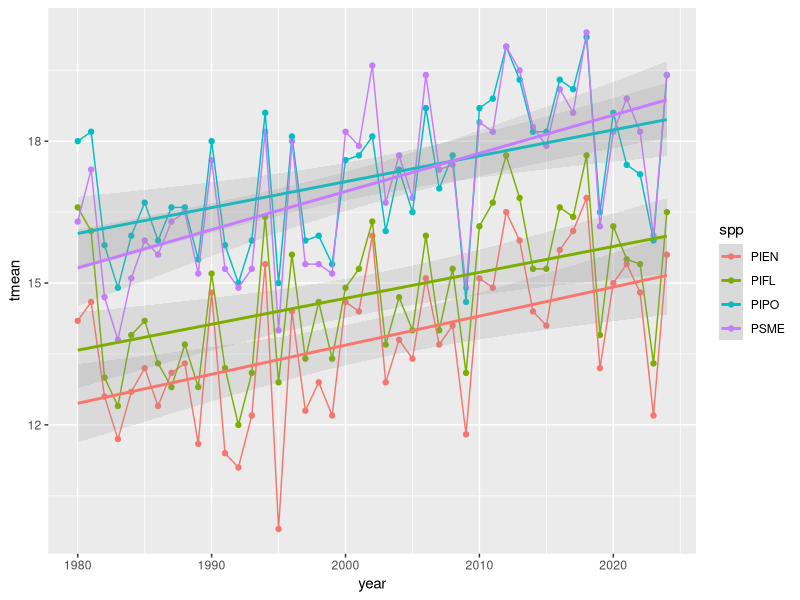
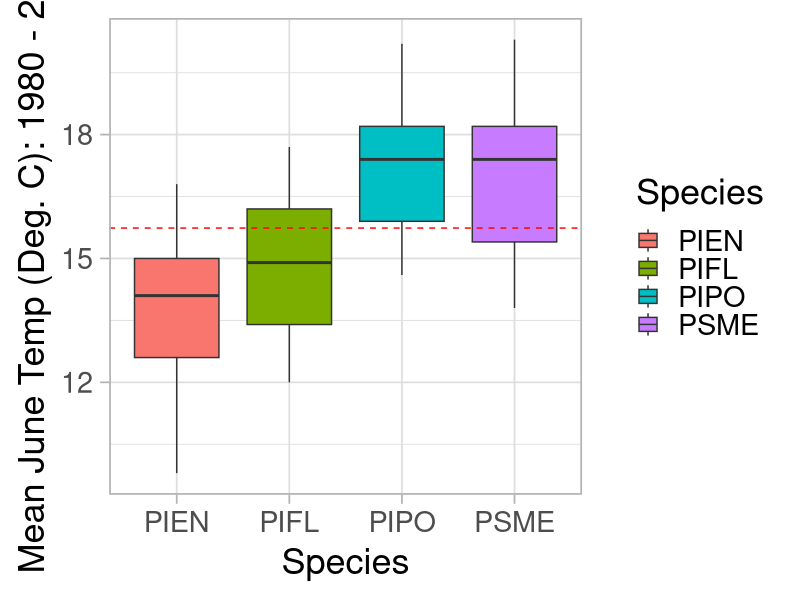
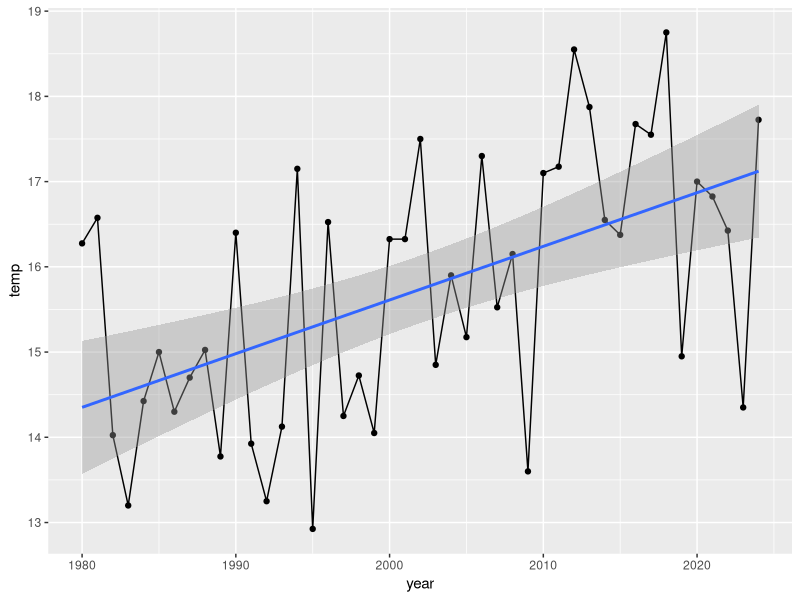

Reproduce these figures in R, in order.
library(tidyverse)

# Data acquired from PRISM explorer (https://prism.oregonstate.edu/explorer/) on Friday, June 13th, 2025
# see acquisition parameters in original CSVs

#Ponderosa Pine (PIPO)
pipo <- read_csv("data/Provenance_Climate/PIPO_PRISM.csv")[10:55,]
names(pipo) <- pipo[1,1:4]
pipo <- pipo[-1,]
pipo$spp <- "PIPO"

#Limber Pine (PIFL)
pifl <- read_csv("data/Provenance_Climate/PIFL_PRISM.csv")[10:55,]
names(pifl) <- pifl[1,1:4]
pifl <- pifl[-1,]
pifl$spp <- "PIFL"

#Douglas Fir (PSME)
psme <- read_csv("data/Provenance_Climate/PSME_PRISM.csv")[10:55,]
names(psme) <- psme[1,1:4]
psme <- psme[-1,]
psme$spp <- "PSME"

#Engelmann Spruce (PIEN)
pien <- read_csv("data/Provenance_Climate/PIEN_PRISM.csv")[10:55,]
names(pien) <- pien[1,1:4]
pien <- pien[-1,]
pien$spp <- "PIEN"

prov_clim <- rbind(pipo, pifl, psme, pien) %>% 
  mutate(year = as.numeric(substr(Date, 1, 4))) %>% 
  select(-Date)
names(prov_clim) <- c("tmin", "tmean", "tmax", "spp", "year")
prov_clim <- prov_clim %>% 
  mutate(tmean = as.numeric(tmean))

avg_clim <- prov_clim %>% 
  group_by(year) %>% 
  summarise(temp = mean(tmean))


ggplot(prov_clim, aes(x = year, y = tmean))+
  geom_point(aes(group = spp, color = spp))+
  geom_line(aes(group = spp, color = spp))+
  geom_smooth(method = "lm", aes(group = spp, color = spp),
              alpha = 0.2)

ggplot(prov_clim, aes(x = spp, y = tmean))+
  geom_boxplot(aes(fill = spp))+
  geom_hline(yintercept = 15.73667, color = "red", linetype = 2)+
  labs(x = "Species", y = "Mean June Temp (Deg. C): 1980 - 2024",
       fill = "Species")+
  theme_light(base_size = 26)

TukeyHSD(aov(tmean ~ spp, prov_clim))


ggplot(avg_clim, aes(x = year, y = temp))+
  geom_point()+
  geom_line()+
  geom_smooth(method = "lm")


